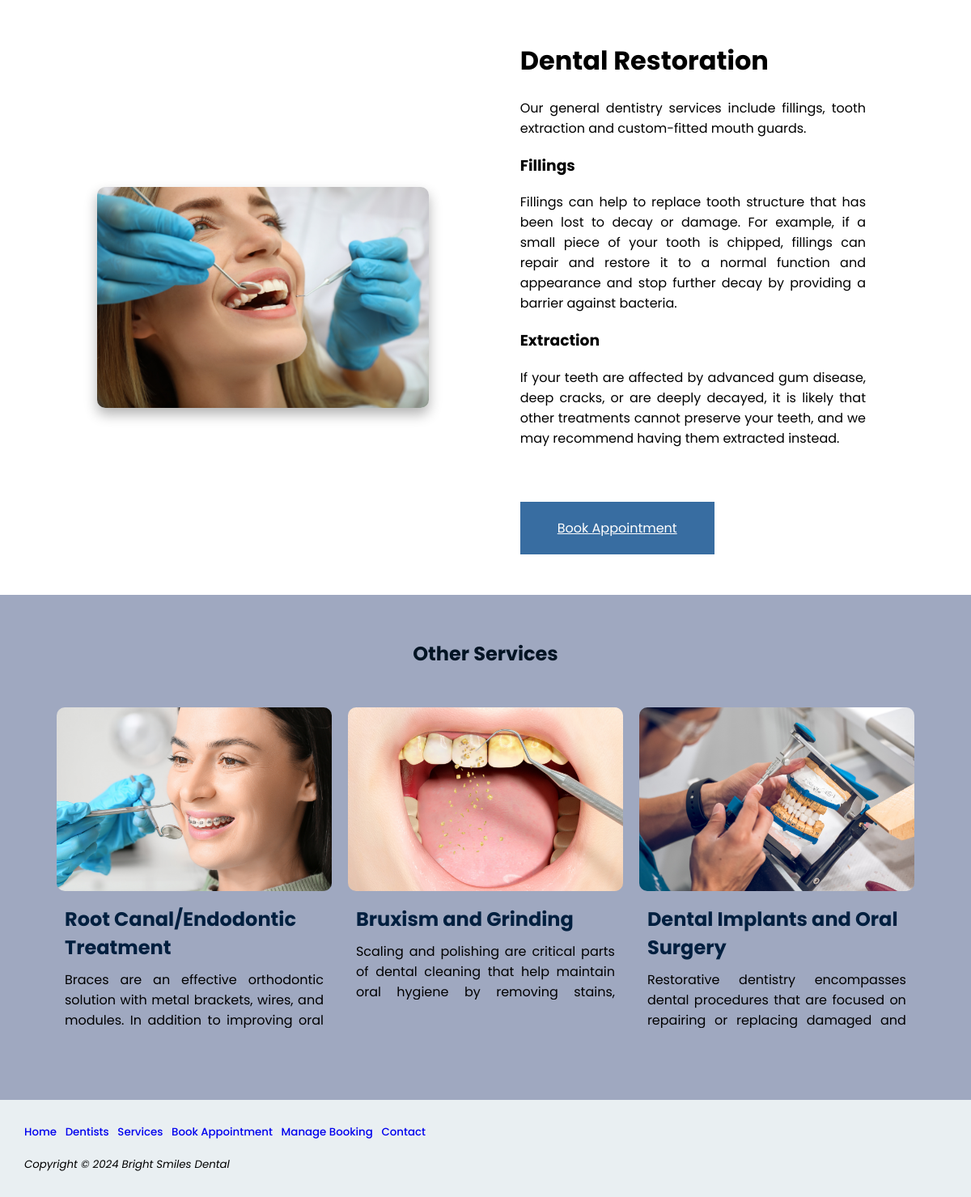
/Services/services_detail.php?service_id=1, run on the app's committed database.
### tables this page shows
CREATE TABLE Services (
    service_id INT PRIMARY KEY AUTO_INCREMENT,
    service_type VARCHAR(64),
    service_description TEXT,
    service_image VARCHAR(64)
);

### Services/services_detail.php (the view, shortened to what this page needs)
<!DOCTYPE html>
<html lang="en">
<head>
<link rel="stylesheet" href="../styles.css">
</head>
<body>
<div id="wrapper">
    <?php
        include '../dbconnect.php';
        $service_id = $_GET['service_id'] ?? '';
        $sql = "SELECT service_type, service_description, service_image FROM services WHERE service_id = ?";
        $stmt = $conn->prepare($sql);
        $stmt->bind_param("i", $service_id);
        $stmt->execute();
        $result = $stmt->get_result();
        $service = $result->fetch_assoc();
        if ($service) {
            echo "<div class='container_service'>";
            echo "<div id='service_image'>";
            echo "<img src='../Assets/{$service['service_image']}' width='400px' alt='temp'><br>";
            echo "</div>";
            echo "<div id='service_detail'>";
            echo "<h1>{$service['service_type']}</h1>";
            echo "<p>{$service['service_description']}</p>";
            echo "<br><br>";
            echo "<div id='book_appointment'>";
            echo "<a href='../Booking Appointment/book_appointment.php'>Book Appointment</a>";
            echo "</div>";
            echo "</div>";
            echo "</div>";
            $sql = "SELECT service_id, service_type, service_image, service_description FROM services WHERE service_id != ?";
            $stmt = $conn->prepare($sql);
            $stmt->bind_param("i", $service_id);
            $stmt->execute();
            $other_services = $stmt->get_result();
            echo "<div class='container_details'>";
            echo "<div id='details_header'><h2>Other Services</h2>";
            if ($other_services->num_rows > 0) {
                echo "<div class='container'>";
                while ($other_service = $other_services->fetch_assoc()) {
                    echo "<div class='box'>";
                    echo "<a href='?service_id={$other_service['service_id']}'>";
                    echo "<img src='../Assets/{$other_service['service_image']}' width='400px' alt='service'>";
                    echo "<h2>{$other_service['service_type']}</h2>";
                    $descriptionWords = explode(' ', strip_tags($other_service['service_description']));
                    $shortDescription = implode(' ', array_slice($descriptionWords, 0, 18)) . ' ...';
                    echo '<p class="service-description">' . htmlspecialchars($shortDescription) . '</p>';
                    echo "</a>";
                    echo "</div>";
                }
                echo "</div>";
            }
            echo "</div>";
            echo "</div>";
        } else {
            echo "<p>Service not found.</p>";
        }
    ?>
    <div id="footer"></div>
</div>
</body>
</html>

### styles.css (style rules this page uses)
body { margin:0px; width: 100%; font-family: 'Poppins', sans-serif; display: flex; justify-content: center; align-items: center; }
h2 { margin-block-start: 0.2em; margin-block-end: 0.2em; }
#wrapper { background-color:#FFFFFF; min-width:850px; width: 100%; font-family: "Poppins"; }
.container { padding: 20px; display: flex; flex-wrap: wrap; width: 90%; margin: auto; align-items: flex-start; }
.box { padding: 5px; margin: 20px 5px; overflow: hidden; text-align: justify; width: calc(33.33% - 10px); box-sizing: border-box; height: 450px; display:block; }
.box a { text-decoration: none; color: #001F3F; }
.box h2 { margin: 10px; text-align: left; }
.box p { margin: 10px; text-align: justify; }
.box img { width: 100%; height: auto; border-radius: 10px; }
#details_header { background-color: #9fa8c0; color: rgb(3, 20, 36); text-align: center; width: 100%; padding-top: 50px; }
.container_details { display: flex; flex-wrap: wrap; width: 100%; margin: auto; align-items: flex-start; }
.service-description { display: -webkit-box; display: flex; -webkit-box-orient: vertical; overflow: hidden; line-clamp: 3; max-height:4.5em; text-overflow: ellipsis; margin: 15px 20px; color: #000000; text-align: left; }
#service_detail { text-align: justify; }
#service_image { width: 60%; justify-content: center; display: flex; justify-content: left; }
#service_image img { height: auto; width: 80%; border-radius: 10px; box-shadow: 0 8px 16px rgba(0, 0, 0, 0.3); }
#service_detail { padding:10px; width: 50%; margin-bottom: 20px; }
#book_appointment { padding:20px; background-color: #386da1; width: 200px; text-align: center; }
#book_appointment a { color:#FFFFFF; }
.container_service { padding : 20px; display: flex; justify-content: center; width: 80%; margin: auto; align-items: center; }

### data on the page
services: service_image (picture), service_type "Dental Restoration", service_description "Our general dentistry services include fillings, tooth extraction and custom-fitted mouth guards. Fillings Fillings can help to replace tooth structure that has been lost to decay or damage. For example, if a small piece of your tooth is chipped, fillings can repair and restore it to a normal function and appearance and stop further decay by providing a barrier against bacteria. Extraction If your teeth are affected by advanced gum disease, deep cracks, or are deeply decayed, it is likely that other treatments cannot preserve your teeth, and we may recommend having them extracted instead."
services: service_image (picture), service_type "Root Canal/Endodontic Treatment", shortDescription "Braces are an effective orthodontic solution with metal brackets, wires, and modules. In addition to improving oral…"
services: service_image (picture), service_type "Bruxism and Grinding", shortDescription "Scaling and polishing are critical parts of dental cleaning that help maintain oral hygiene by removing stains,…"
services: service_image (picture), service_type "Dental Implants and Oral Surgery", shortDescription "Restorative dentistry encompasses dental procedures that are focused on repairing or replacing damaged and…"
